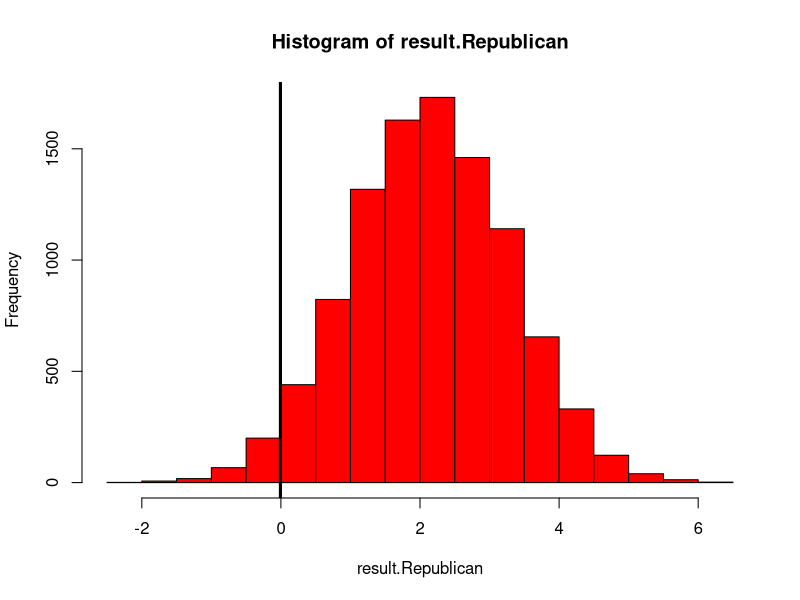

Write R code to recreate this figure. (Note: this script raises an error after producing the figure.)
#This is where our main code for our project will go!
DJI <- read.csv("DJI.csv"); head(DJI)

#Create 'Regime' Categories (Regan, Bush, etc.)
DJI["Regime"] <- "None" #Set blank column

#Set the dates for each regime
#Each 'term' is denoted from inaugaration day 
#to the day before the next regime's inaugaration day
dates <- sapply(DJI["Date"], function(x) as.Date(x)) #Convert CSV date character objects 
#to date objects
DJI[dates < as.Date("1989-01-20"), "Regime"] <- "RR"
DJI[dates >= as.Date("1989-01-20") & dates < as.Date("1993-01-20"), "Regime"] <- "GHWB"
DJI[dates >= as.Date("1993-01-20") & dates < as.Date("2001-01-20"), "Regime"] <- "BC"
DJI[dates >= as.Date("2001-01-20") & dates < as.Date("2009-01-20"), "Regime"] <- "GWB"
DJI[dates >= as.Date("2009-01-20") & dates < as.Date("2017-01-20"), "Regime"] <- "BO"
DJI[dates >= as.Date("2017-01-20"), "Regime"] <- "DJT"

#Create a binary category for the political party in control of the White House 
#(Republican = 1, Democrat = 0)
Republican <- (DJI$Regime == "RR") | (DJI$Regime == "GHWB") | (DJI$Regime == "GWB") | (DJI$Regime == "DJT")
DJI <- data.frame(DJI, Republican); head(DJI); sum(Republican); mean(Republican)

#Create a binary category for expansion vs recession year
DJI["Recession"] <- FALSE

#Extract years from date column
DJI.year <- format(as.Date(DJI$Date),"%Y")

#Set the dates
DJI[DJI.year == 1980, "Recession"] <- TRUE
DJI[DJI.year >= 1981 | DJI.year  <= 1981, "Recession"] <- TRUE
DJI[DJI.year >= 1990 | DJI.year  <= 1991, "Recession"] <- TRUE
DJI[DJI.year == 2001, "Recession"] <- TRUE
DJI[DJI.year >= 2007 | DJI.year <= 2009, "Recession"] <- TRUE
DJI[DJI.year >= 2020, "Recession"] <- TRUE

#Set up indices for permutation test by party and president 
index.Republican <- DJI$Republican ; sum(index.Republican) # 4822, matches
index.RR <- (DJI$Regime == "RR") ; sum(index.RR) # 1005
index.GHWB <- (DJI$Regime == "GHWB") ; sum(index.GHWB) # 1011
index.BC <- (DJI$Regime == "BC") ; sum(index.BC) # 2021
index.GWB <- (DJI$Regime == "GWB") ; sum(index.GWB) # 2009
index.BO <- (DJI$Regime == "BO") ; sum(index.BO) # 2015
index.DJT <- (DJI$Regime == "DJT") ; sum(index.DJT) # 797
dim(DJI) ; sum(c(index.RR, index.GHWB, index.BC, index.GWB, index.BO, index.DJT)) # 8858, matches

# Create vector for difference between daily Open values
Open <- DJI$Open
N <- length(Open) ; diffs <- numeric(N - 1)
for (i in 1:N - 1) {
  diffs[i] <- Open[i + 1] - Open[i]
}
head(diffs) ; length(diffs) ; mean(diffs) ; var(diffs) ; sum(diffs) # whopping 13760.49 for variance

diffs.Republican <- diffs[index.Republican[-1]]
mu.RepDiffs <- mean(diffs.Republican) # -.006959248
diffs.Democrat <- diffs[!(index.Republican[-1])]
mu.DemDiffs <- mean(diffs.Democrat)
mean(diffs.Democrat) # 4.709857
# The means seem different, but given the large variance, this is doubtful.


#Permutation Test
N <- 10^4; result.Republican <- numeric(N); result.Democrat <- numeric(N)
for (i in 1:N) {
  smpl <- sample(index.Republican[-1], replace = FALSE)
  smpl.Republican <- diffs[smpl]
  smpl.Democrat <- diffs[!smpl]
  result.Republican[i] <- mean(smpl.Republican)
  result.Democrat[i] <- mean(smpl.Democrat)
}

#Republican Result
hist(result.Republican, col = "red")
abline(v = mu.RepDiffs, col = "black", lwd = 3)
mean(result >= mu.RepDiffs) #97% chance of seeing this statistic thus it is not statistically significant.

#Democrat Result
hist(result.Democrat, col = "blue")
abline(v = mu.DemDiffs, col = "black", lwd = 3)
mean(result.Democrat >= mu.DemDiffs) #2% chance. Whoa, the mean is statistically significant....
